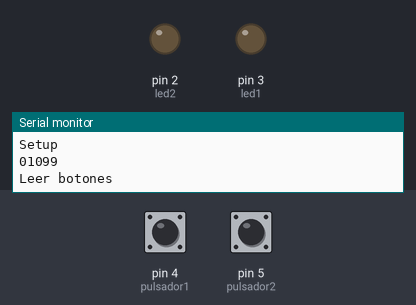
This sketch was run on a simulated Arduino Uno, built with avr-gcc and run on an emulated ATmega328P. On the bench: output pins drawn as LEDs (lit = HIGH), the last lines printed to the serial monitor. The test bench sets the inputs (shaded band); at power-on: pin 4 (pulsador1) LOW, pin 5 (pulsador2) LOW. Random numbers use the default seed unless the sketch sets one.

Above: at 8.4 s.
8.5 s: pin 4 (pulsador1) pulled HIGH for 0.9 s
At 9.7 s:
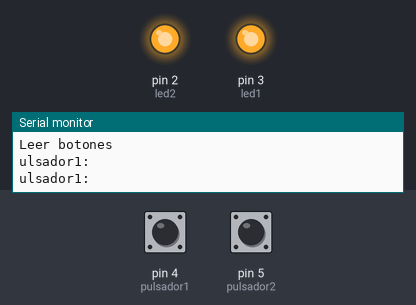
At 11.6 s:
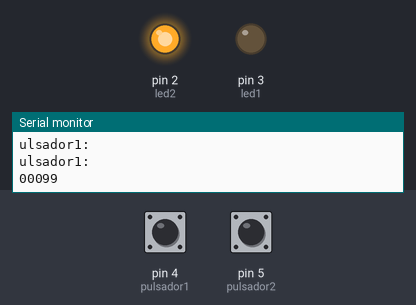
Timing chart, 0 to 18.0 s (numbered marks = the images above; inputs shaded):
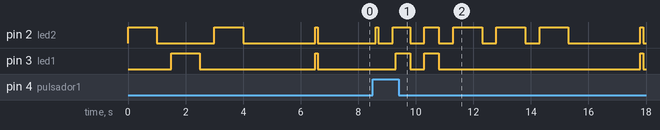

The sketch:

1.2-Memoria.ino
```cpp
//Aitor Gómez Ogueta UO294066
//Diego García González UO294255
//Ejercicio de Simon dice.


  #define led1 3
  #define led2 2
  #define pulsador1 4
  #define pulsador2 5
  int initialLights = 3;

  int pushed1 = 0;
  int pushed2 = 0;

void setup() {

  Serial.begin(9600);
  Serial.println("Setup");

  pinMode(led1, OUTPUT);
  pinMode(led2, OUTPUT);
  pinMode(pulsador1, INPUT);
  pinMode(pulsador2, INPUT);

  randomSeed(analogRead(A0));

}

void loop() {
  //digitalWrite(led1,LOW);digitalWrite(led2,LOW);
  int secuencia[5] = {9, 9, 9, 9, 9};
  generarSecuencia(secuencia,0,initialLights);
  print(secuencia);
  ejecutarSecuencia(secuencia,0,initialLights);
  delay(2000);
  bool result = leerBotones(secuencia,0,initialLights);
  if(!result){derrota();return;}
  generarSecuencia(secuencia,initialLights,initialLights+1);
  print(secuencia);
  ejecutarSecuencia(secuencia,0,initialLights+1);
  delay(2000);
  result = leerBotones(secuencia,0,initialLights+1);
  if(!result){derrota();return;}
  generarSecuencia(secuencia,initialLights+1,initialLights+2);
  print(secuencia);
  ejecutarSecuencia(secuencia,0,initialLights+2);
  delay(2000);
  result = leerBotones(secuencia,0,initialLights+2);
  if(!result){derrota();return;}
  victoria();
}

void generarSecuencia(int* secuencia, int init, int fin) {
  for (int i = init; i < fin; i++) {
    secuencia[i] = random(0, 2);
  }
}

void ejecutarSecuencia(int* secuencia, int init, int fin) {
  for (int i = init; i < fin; i++) {
    if (secuencia[i] == 1) {
      digitalWrite(led1, HIGH);
      delay(1000);
      digitalWrite(led1, LOW);
      delay(500);
    } else {
      digitalWrite(led2, HIGH);
      delay(1000);
      digitalWrite(led2, LOW);
      delay(500);
    }
  }
}

bool leerBotones(int* secuencia, int init, int fin) {
  Serial.println("Leer botones");
  digitalWrite(led2, HIGH);
  digitalWrite(led1, HIGH);
  delay(100);
  digitalWrite(led2, LOW);
  digitalWrite(led1, LOW);
  int i = init;
  while (i < fin) {
    int read1 = digitalRead(pulsador1);
    int read2 = digitalRead(pulsador2);

    if (read1 == HIGH){
      Serial.println("Pulsador1: " + read1);
      pushed1 = 1;
      digitalWrite(led2, HIGH);
      delay(100);
      digitalWrite(led2, LOW);
    }
    if (read2 == HIGH){
      Serial.println("Pulsador2: " + read2);
      pushed2 = 1;
      digitalWrite(led1, HIGH);
      delay(100);
      digitalWrite(led1, LOW);
    }

    if ((pushed1 == 1 && pushed2 == 0) || (pushed1 == 0 && pushed2 == 1)) {
      if ((secuencia[i] == 0 && read2 == HIGH) || (secuencia[i] == 1 && read1 == HIGH)) {

        return false;
      }
      else {
        i++;
      }
    }
    pushed1 = 0; pushed2 = 0;
    delay(500);

  }
  return true;
}

void derrota(){
  for (int i = 0; i < 2; i++) {
    digitalWrite(led1, HIGH);
    digitalWrite(led2, HIGH);
    delay(500);
    digitalWrite(led1, LOW);
    digitalWrite(led2, LOW);
    delay(500);
  }
}

void victoria(){
  for (int i = 0; i < 10; i++) {
    digitalWrite(led1, HIGH);
    delay(500);
    digitalWrite(led2, LOW);
    delay(500);
    digitalWrite(led2, HIGH);
    delay(500);
    digitalWrite(led1, LOW);
    delay(500);
  }
  digitalWrite(led1, LOW);
  digitalWrite(led2, LOW);
}

void print(int* secuencia){
  for (int i = 0; i < 5; i++) {
    Serial.print(secuencia[i]);
  }
  Serial.println();
}
```

Measured:
- after the input at 8.5 s, pin 2 (led2): LOW → HIGH after 0.10 s, → LOW 0.10 s later, → HIGH 0.50 s later, → LOW 0.60 s later, … (14 changes in this stretch); pin 3 (led1): goes HIGH 0.50 s, LOW 0.50 s, HIGH 0.50 s, LOW 7.0 s, HIGH 0.10 s, then LOW, starting after 0.80 s
